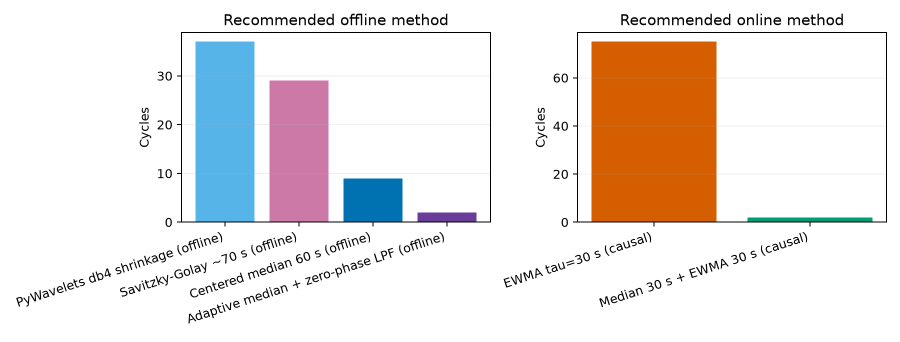
#> input picture report/01_制热量与退化/制热量平滑/图表/method_overview.png, 1800 x 684 px (shown at 1/2 size); its folder holds only this picture in this run
$ python -i image_features.py   (imports and definitions only)
#> lines starting #> are read from the running program, lines starting #| are printed output that depends on the picture
"""Prepare the one shared feature table used by frozen classifiers."""

from __future__ import annotations

from pathlib import Path

import numpy as np
import pandas as pd
from PIL import Image

from image_labels.timing import CAMERA_GROUPS
from image_models.sensor_features import CURRENT_SENSORS, SLOPE_SENSORS

CACHE_ROOT = Path("output/image_models/_cache")


# [23 lines left out: function limit_images_per_cycle_and_label, not called in this run]


def extract_color_gradient_features(path: Path) -> np.ndarray:
    """Return the established 34-value color-and-gradient descriptor."""
    with Image.open(path) as image:
#> image is the input picture: PIL image 1800x684 RGBA; mean R, G, B, A 235.9, 229.4, 226.2, 255
        pixels = np.asarray(image.convert("RGB").resize((64, 36)), dtype=np.float32) / 255
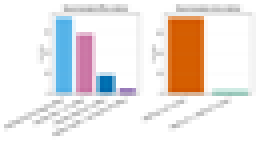
#> pixels: shape (36, 64, 3) float32 (shown 4 times larger); mean R, G, B 0.924, 0.898, 0.886
    histograms = [
        np.histogram(pixels[..., channel], bins=8, range=(0, 1), density=True)[0] / 8
        for channel in range(3)
    ]
#> histograms = [[0.00521, 0, 0.0317, 0.00304, 0.00738, 0.0195, 0.171, 0.763], [0, 0, 0.0525, 0.0425, 0.0109, 0.0577, 0.0729, 0.763], [0.0677, 0.0026, 0.00304, 0.000868, 0.00434, 0.0486, 0.0738, 0.799]]
    grey = pixels.mean(axis=2)
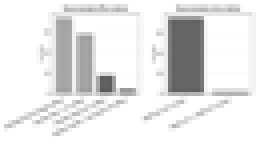
#> grey: shape (36, 64) float32 (shown 4 times larger); min 0.354, max 1, mean 0.903
    dx = np.abs(np.diff(grey, axis=1))
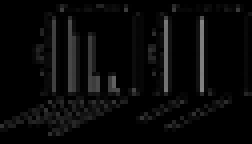
#> dx: shape (36, 63) float32 (shown 4 times larger); min 0, max 0.518, mean 0.0364
    dy = np.abs(np.diff(grey, axis=0))
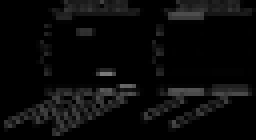
#> dy: shape (35, 64) float32 (shown 4 times larger); min 0, max 0.481, mean 0.0389
    result: np.ndarray = np.concatenate(
        [
            *histograms,
            pixels.mean(axis=(0, 1)),
            pixels.std(axis=(0, 1)),
            [dx.mean(), dx.std(), dy.mean(), dy.std()],
        ]
    ).astype(np.float32)
#> result = 34 values, max 0.924 at index 24, min 0 at index 1, mean 0.192
    return result


# [138 lines left out: functions load_dinov2_feature_cache, prepare_cached_features, _extract_color_gradient, prepare_features, not called in this run]

>>> result = extract_color_gradient_features('../report/01_制热量与退化/制热量平滑/图表/method_overview.png')
